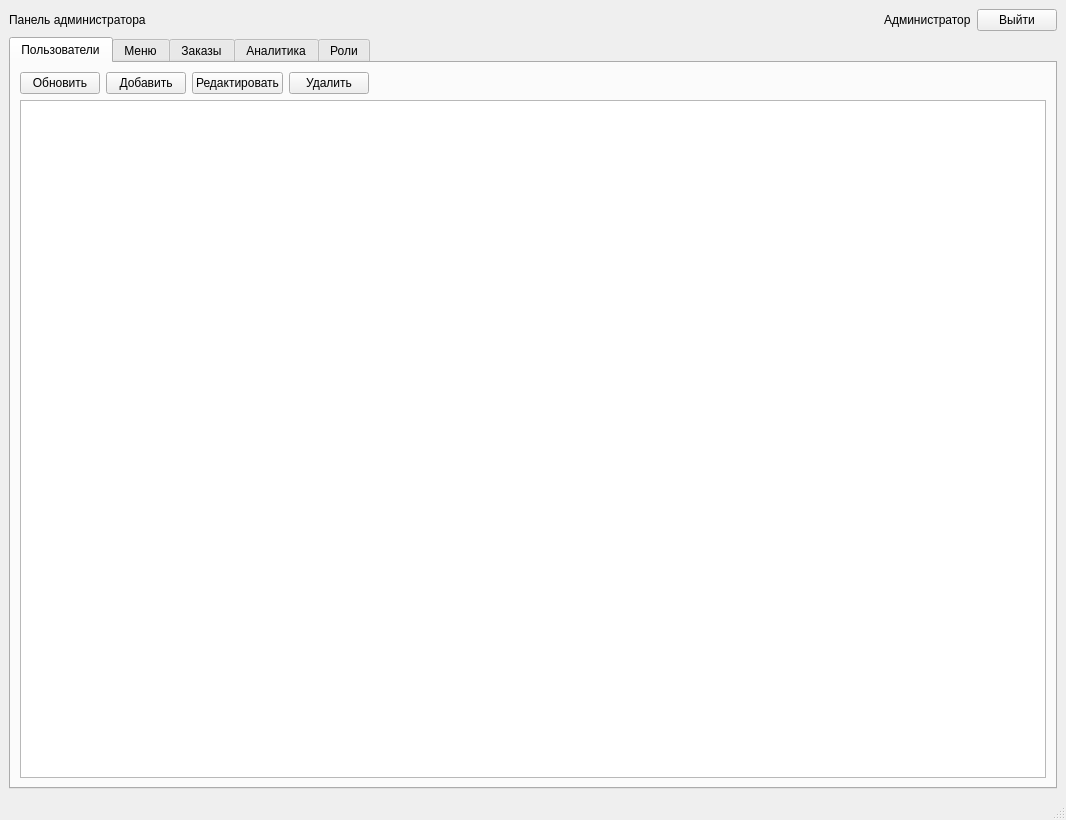
<?xml version="1.0" encoding="UTF-8"?>
<ui version="4.0">
 <class>AdminWindow</class>
 <widget class="QMainWindow" name="AdminWindow">
  <property name="geometry">
   <rect>
    <x>0</x>
    <y>0</y>
    <width>1066</width>
    <height>820</height>
   </rect>
  </property>
  <property name="windowTitle">
   <string>Пиццерия — Администратор</string>
  </property>
  <widget class="QWidget" name="centralwidget">
   <layout class="QVBoxLayout" name="verticalLayoutMain">
    <item>
     <layout class="QHBoxLayout" name="horizontalLayoutTop">
      <item>
       <widget class="QLabel" name="labelWindowTitle">
        <property name="text">
         <string>Панель администратора</string>
        </property>
       </widget>
      </item>
      <item>
       <spacer name="sp1">
        <property name="orientation">
         <enum>Qt::Horizontal</enum>
        </property>
        <property name="sizeHint" stdset="0">
         <size>
          <width>0</width>
          <height>0</height>
         </size>
        </property>
       </spacer>
      </item>
      <item>
       <widget class="QLabel" name="labelCurrentUser">
        <property name="text">
         <string>Администратор</string>
        </property>
       </widget>
      </item>
      <item>
       <widget class="QPushButton" name="pushButtonLogout">
        <property name="text">
         <string>Выйти</string>
        </property>
       </widget>
      </item>
     </layout>
    </item>
    <item>
     <widget class="QTabWidget" name="tabWidgetMain">
      <property name="currentIndex">
       <number>0</number>
      </property>
      <widget class="QWidget" name="tabUsers">
       <attribute name="title">
        <string>Пользователи</string>
       </attribute>
       <layout class="QVBoxLayout" name="verticalLayoutUsers">
        <item>
         <layout class="QHBoxLayout" name="horizontalLayoutUsersButtons">
          <item>
           <widget class="QPushButton" name="pushButtonRefreshUsers">
            <property name="text">
             <string>Обновить</string>
            </property>
           </widget>
          </item>
          <item>
           <widget class="QPushButton" name="pushButtonAddUser">
            <property name="text">
             <string>Добавить</string>
            </property>
           </widget>
          </item>
          <item>
           <widget class="QPushButton" name="pushButtonEditUser">
            <property name="text">
             <string>Редактировать</string>
            </property>
           </widget>
          </item>
          <item>
           <widget class="QPushButton" name="pushButtonDeleteUser">
            <property name="text">
             <string>Удалить</string>
            </property>
           </widget>
          </item>
          <item>
           <spacer name="sp2">
            <property name="orientation">
             <enum>Qt::Horizontal</enum>
            </property>
            <property name="sizeHint" stdset="0">
             <size>
              <width>0</width>
              <height>0</height>
             </size>
            </property>
           </spacer>
          </item>
         </layout>
        </item>
        <item>
         <widget class="QTableWidget" name="tableWidgetUsers"/>
        </item>
       </layout>
      </widget>
      <widget class="QWidget" name="tabMenu">
       <attribute name="title">
        <string>Меню</string>
       </attribute>
       <layout class="QVBoxLayout" name="verticalLayoutMenu">
        <item>
         <layout class="QHBoxLayout" name="horizontalLayoutMenuButtons">
          <item>
           <widget class="QPushButton" name="pushButtonRefreshMenu">
            <property name="text">
             <string>Обновить</string>
            </property>
           </widget>
          </item>
          <item>
           <widget class="QPushButton" name="pushButtonAddPizza">
            <property name="text">
             <string>Добавить</string>
            </property>
           </widget>
          </item>
          <item>
           <widget class="QPushButton" name="pushButtonEditPizza">
            <property name="text">
             <string>Редактировать</string>
            </property>
           </widget>
          </item>
          <item>
           <widget class="QPushButton" name="pushButtonDeletePizza">
            <property name="text">
             <string>Удалить</string>
            </property>
           </widget>
          </item>
          <item>
           <widget class="QPushButton" name="pushButtonOpenOffers">
            <property name="text">
             <string>Акции</string>
            </property>
           </widget>
          </item>
          <item>
           <spacer name="sp3">
            <property name="orientation">
             <enum>Qt::Horizontal</enum>
            </property>
            <property name="sizeHint" stdset="0">
             <size>
              <width>0</width>
              <height>0</height>
             </size>
            </property>
           </spacer>
          </item>
         </layout>
        </item>
        <item>
         <widget class="QScrollArea" name="scrollAreaMenu">
          <property name="widgetResizable">
           <bool>true</bool>
          </property>
          <widget class="QWidget" name="scrollAreaWidgetContentsMenu">
           <property name="geometry">
            <rect>
             <x>0</x>
             <y>0</y>
             <width>1022</width>
             <height>653</height>
            </rect>
           </property>
          </widget>
         </widget>
        </item>
       </layout>
      </widget>
      <widget class="QWidget" name="tabOrders">
       <attribute name="title">
        <string>Заказы</string>
       </attribute>
       <layout class="QVBoxLayout" name="verticalLayoutOrders">
        <item>
         <layout class="QGridLayout" name="gridLayoutOrderFilters">
          <item row="0" column="0">
           <widget class="QLabel" name="labelDateFrom">
            <property name="text">
             <string>Дата с</string>
            </property>
           </widget>
          </item>
          <item row="0" column="1">
           <widget class="QDateEdit" name="dateEditFrom"/>
          </item>
          <item row="0" column="2">
           <widget class="QLabel" name="labelDateTo">
            <property name="text">
             <string>Дата по</string>
            </property>
           </widget>
          </item>
          <item row="0" column="3">
           <widget class="QDateEdit" name="dateEditTo"/>
          </item>
          <item row="0" column="4">
           <widget class="QLabel" name="labelStatusFilter">
            <property name="text">
             <string>Статус</string>
            </property>
           </widget>
          </item>
          <item row="0" column="5">
           <widget class="QComboBox" name="comboBoxStatusFilter"/>
          </item>
          <item row="0" column="6">
           <widget class="QPushButton" name="pushButtonApplyOrderFilters">
            <property name="text">
             <string>Применить</string>
            </property>
           </widget>
          </item>
          <item row="0" column="7">
           <widget class="QPushButton" name="pushButtonRefreshOrders">
            <property name="text">
             <string>Обновить</string>
            </property>
           </widget>
          </item>
         </layout>
        </item>
        <item>
         <widget class="QTableWidget" name="tableWidgetOrders"/>
        </item>
        <item>
         <layout class="QHBoxLayout" name="horizontalLayoutOrderStatus">
          <item>
           <widget class="QLabel" name="labelSelectedOrder">
            <property name="text">
             <string>Выбранный заказ</string>
            </property>
           </widget>
          </item>
          <item>
           <widget class="QLineEdit" name="lineEditSelectedOrderId"/>
          </item>
          <item>
           <widget class="QLabel" name="labelNewStatus">
            <property name="text">
             <string>Новый статус</string>
            </property>
           </widget>
          </item>
          <item>
           <widget class="QComboBox" name="comboBoxNewStatus"/>
          </item>
          <item>
           <widget class="QPushButton" name="pushButtonUpdateStatus">
            <property name="text">
             <string>Изменить статус</string>
            </property>
           </widget>
          </item>
         </layout>
        </item>
       </layout>
      </widget>
      <widget class="QWidget" name="tabAnalytics">
       <attribute name="title">
        <string>Аналитика</string>
       </attribute>
       <layout class="QVBoxLayout" name="verticalLayoutAnalytics">
        <item>
         <layout class="QHBoxLayout" name="horizontalLayoutAnalyticsTop">
          <item>
           <widget class="QPushButton" name="pushButtonRefreshAnalytics">
            <property name="text">
             <string>Обновить</string>
            </property>
           </widget>
          </item>
          <item>
           <widget class="QPushButton" name="pushButtonGenerateReport">
            <property name="text">
             <string>Сформировать отчет</string>
            </property>
           </widget>
          </item>
          <item>
           <spacer name="sp4">
            <property name="orientation">
             <enum>Qt::Horizontal</enum>
            </property>
            <property name="sizeHint" stdset="0">
             <size>
              <width>0</width>
              <height>0</height>
             </size>
            </property>
           </spacer>
          </item>
         </layout>
        </item>
        <item>
         <widget class="QGroupBox" name="groupBoxTotalSales">
          <property name="title">
           <string>Общая сумма заказов</string>
          </property>
          <layout class="QVBoxLayout" name="verticalLayoutTotalSales">
           <item>
            <widget class="QLabel" name="labelTotalSalesValue">
             <property name="text">
              <string>0.00 ₽</string>
             </property>
            </widget>
           </item>
          </layout>
         </widget>
        </item>
        <item>
         <widget class="QGroupBox" name="groupBoxOrderStats">
          <property name="title">
           <string>Статистика по статусам</string>
          </property>
          <layout class="QVBoxLayout" name="verticalLayoutOrderStats">
           <item>
            <widget class="QTableWidget" name="tableWidgetStatusStats"/>
           </item>
          </layout>
         </widget>
        </item>
        <item>
         <widget class="QGroupBox" name="groupBoxPopularPizzas">
          <property name="title">
           <string>Популярные позиции</string>
          </property>
          <layout class="QVBoxLayout" name="verticalLayoutPopular">
           <item>
            <widget class="QTableWidget" name="tableWidgetPopularPizzas"/>
           </item>
          </layout>
         </widget>
        </item>
       </layout>
      </widget>
      <widget class="QWidget" name="tabRoles">
       <attribute name="title">
        <string>Роли</string>
       </attribute>
       <layout class="QVBoxLayout" name="verticalLayoutRoles">
        <item>
         <layout class="QHBoxLayout" name="horizontalLayoutRolesButtons">
          <item>
           <widget class="QPushButton" name="pushButtonRefreshRoles">
            <property name="text">
             <string>Обновить</string>
            </property>
           </widget>
          </item>
          <item>
           <widget class="QPushButton" name="pushButtonAddRole">
            <property name="text">
             <string>Добавить</string>
            </property>
           </widget>
          </item>
          <item>
           <widget class="QPushButton" name="pushButtonEditRole">
            <property name="text">
             <string>Редактировать</string>
            </property>
           </widget>
          </item>
          <item>
           <widget class="QPushButton" name="pushButtonDeleteRole">
            <property name="text">
             <string>Удалить</string>
            </property>
           </widget>
          </item>
          <item>
           <spacer name="sp5">
            <property name="orientation">
             <enum>Qt::Horizontal</enum>
            </property>
            <property name="sizeHint" stdset="0">
             <size>
              <width>0</width>
              <height>0</height>
             </size>
            </property>
           </spacer>
          </item>
         </layout>
        </item>
        <item>
         <widget class="QTableWidget" name="tableWidgetRoles"/>
        </item>
       </layout>
      </widget>
     </widget>
    </item>
   </layout>
  </widget>
  <widget class="QMenuBar" name="menubar">
   <property name="geometry">
    <rect>
     <x>0</x>
     <y>0</y>
     <width>1066</width>
     <height>21</height>
    </rect>
   </property>
  </widget>
  <widget class="QStatusBar" name="statusbar"/>
 </widget>
 <resources/>
 <connections/>
</ui>
